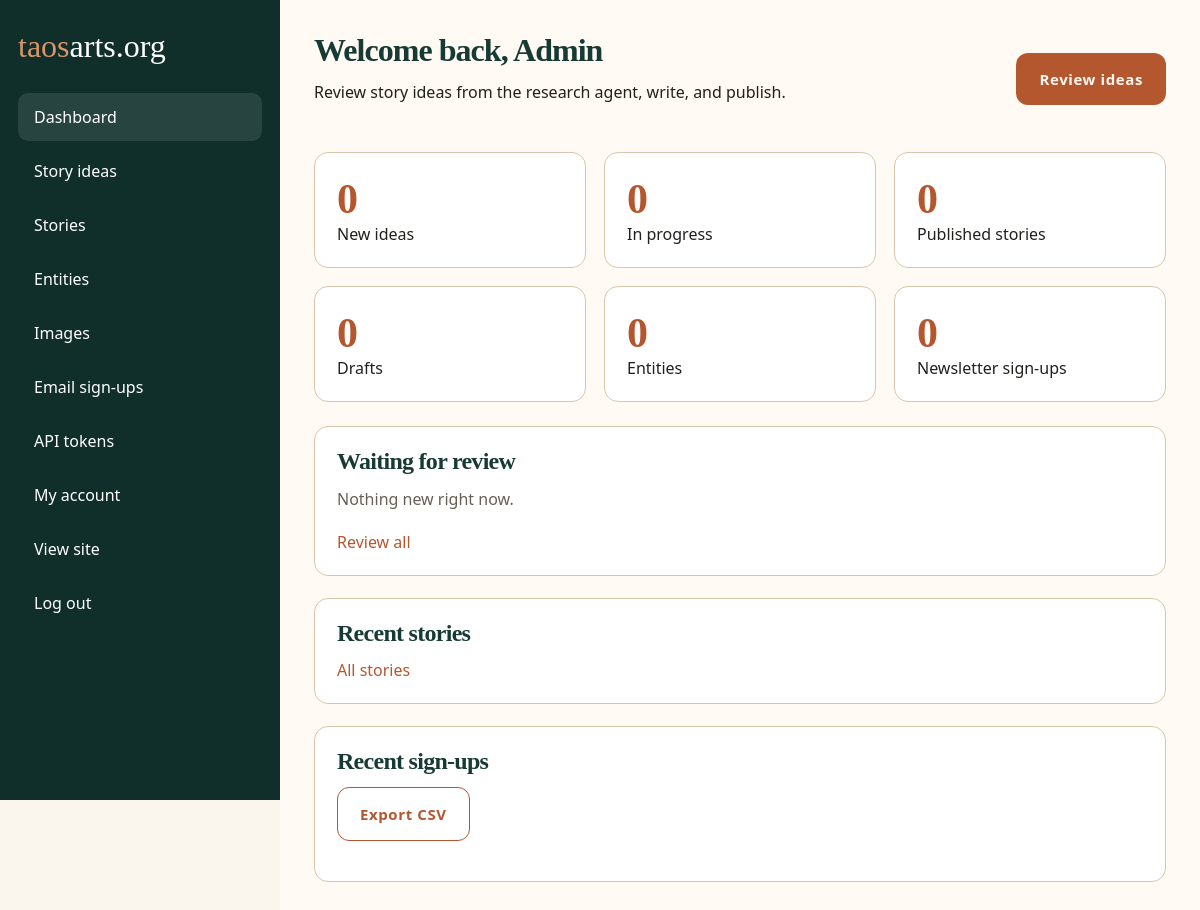
The app's page /admin/index.php (signed in), older data.
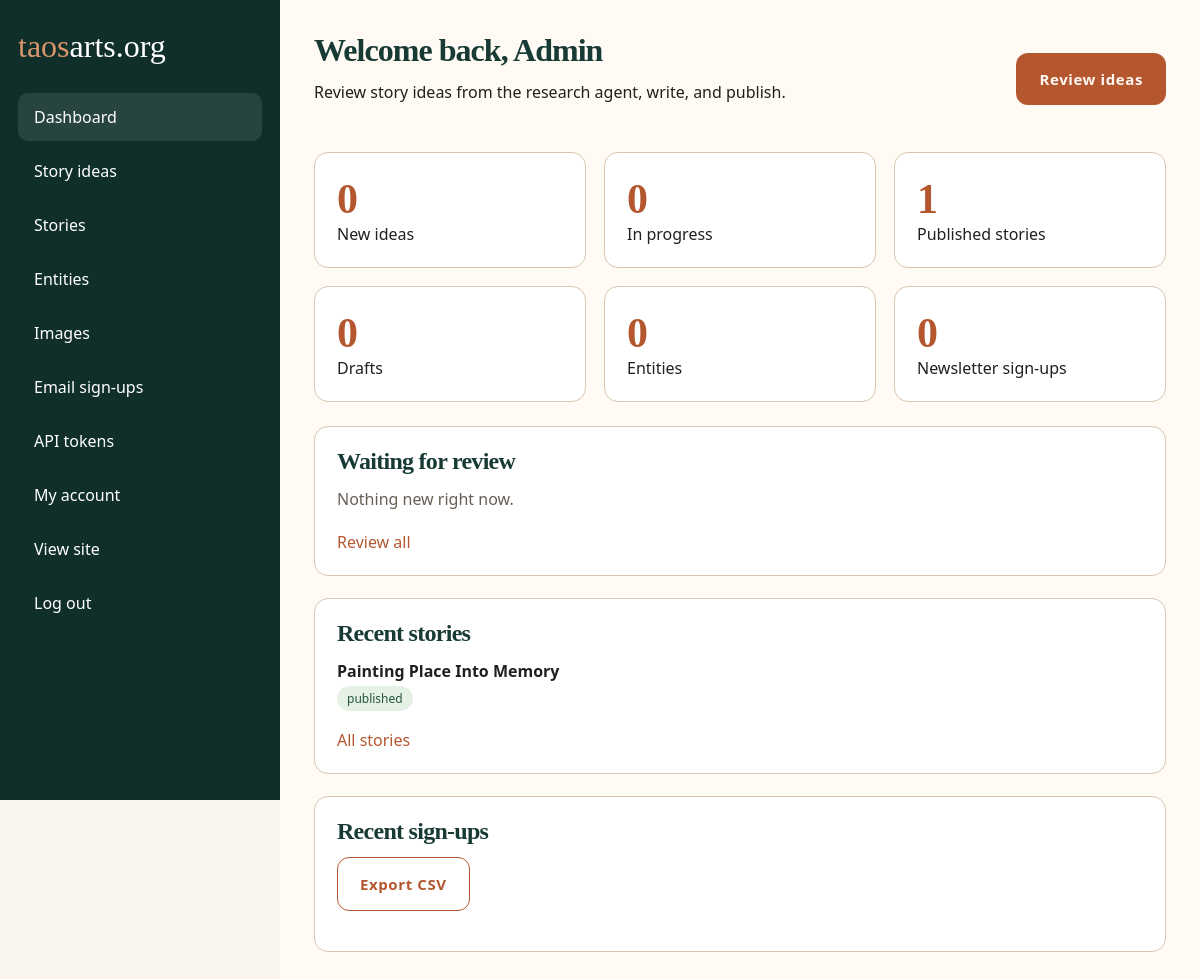
The same page, newer data.
### tables this page shows
CREATE TABLE stories (
  id INT AUTO_INCREMENT PRIMARY KEY,
  title VARCHAR(190) NOT NULL,
  slug VARCHAR(190) NOT NULL UNIQUE,
  artist_name VARCHAR(190) NULL,
  excerpt TEXT NULL,
  body MEDIUMTEXT NULL,
  featured_image VARCHAR(255) NULL,
  status ENUM('draft','published') NOT NULL DEFAULT 'draft',
  published_at DATETIME NULL,
  created_at TIMESTAMP DEFAULT CURRENT_TIMESTAMP,
  updated_at TIMESTAMP DEFAULT CURRENT_TIMESTAMP ON UPDATE CURRENT_TIMESTAMP
);

### includes/functions.php (called while the page is built, shortened)
<?php
function h($value): string { return htmlspecialchars((string)$value, ENT_QUOTES, 'UTF-8'); }
    ?>

### admin/index.php (the view, shortened to what this page needs)
<?php $title='Dashboard'; $active='dashboard'; require_once __DIR__ . '/_layout.php';
$pdo=db();
$counts=[
 'new_ideas'=>$pdo->query("SELECT COUNT(*) c FROM story_ideas WHERE status='new'")->fetch()['c'],
 'writing'=>$pdo->query("SELECT COUNT(*) c FROM story_ideas WHERE status='writing'")->fetch()['c'],
 'published'=>$pdo->query("SELECT COUNT(*) c FROM stories WHERE status='published'")->fetch()['c'],
 'drafts'=>$pdo->query("SELECT COUNT(*) c FROM stories WHERE status='draft'")->fetch()['c'],
 'entities'=>$pdo->query('SELECT COUNT(*) c FROM entities')->fetch()['c'],
 'emails'=>$pdo->query('SELECT COUNT(*) c FROM newsletter_signups')->fetch()['c'],
];
$ideas=$pdo->query("SELECT si.*, e.name AS matched_entity_name FROM story_ideas si LEFT JOIN entities e ON e.id=si.matched_entity_id WHERE si.status='new' ORDER BY si.created_at DESC LIMIT 5")->fetchAll();
$stories=$pdo->query('SELECT * FROM stories ORDER BY created_at DESC LIMIT 5')->fetchAll();
?>
<div class="topbar"><div><h1>Welcome back, Admin</h1><p>Review story ideas from the research agent, write, and publish.</p></div><a class="btn" href="ideas.php">Review ideas</a></div>
<div class="stats"><div class="stat"><strong><?=$counts['new_ideas']?></strong><br>New ideas</div><div class="stat"><strong><?=$counts['writing']?></strong><br>In progress</div><div class="stat"><strong><?=$counts['published']?></strong><br>Published stories</div><div class="stat"><strong><?=$counts['drafts']?></strong><br>Drafts</div><div class="stat"><strong><?=$counts['entities']?></strong><br>Entities</div><div class="stat"><strong><?=$counts['emails']?></strong><br>Newsletter sign-ups</div></div>
<div class="grid cards">
  <section class="panel">
    <h2>Waiting for review</h2>
    <?php if (!$ideas): ?><p style="color:#685f54">Nothing new right now.</p><?php endif; ?>
    <a href="ideas.php">Review all</a>
  </section>
  <section class="panel">
    <h2>Recent stories</h2>
    <?php foreach($stories as $s): ?><p><b><?=h($s['title'])?></b><br><span class="pill"><?=h($s['status'])?></span></p><?php endforeach; ?>
    <a href="stories.php">All stories</a>
  </section>
  <section class="panel">
    <h2>Recent sign-ups</h2>
    <p><a class="btn alt" href="emails_export.php">Export CSV</a></p>
  </section>
</div>
<?php require __DIR__ . '/_footer.php'; ?>

Row changes from the older to the newer data that the page shows:
added stories: title "Painting Place Into Memory", status "published"
Text that changed along with them:
$counts['published']: "0" → "1"
